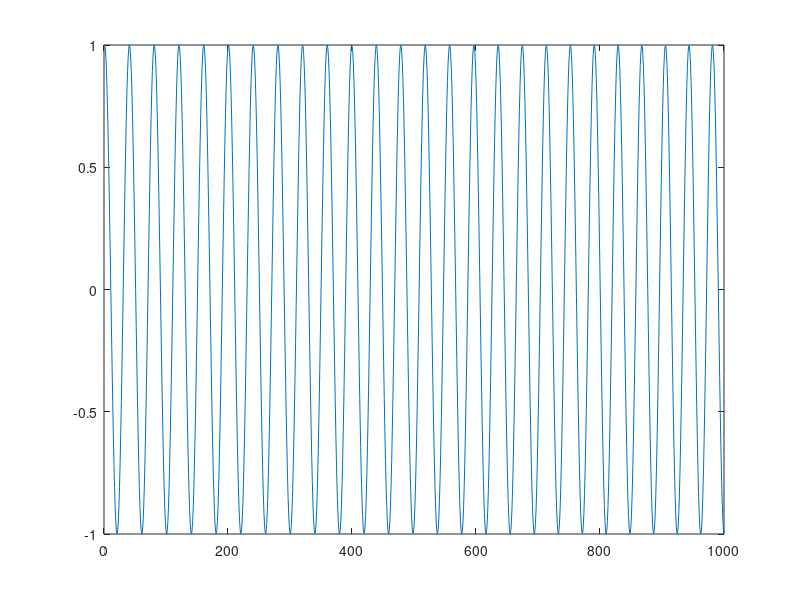

The MATLAB source for this figure: (Note: this script raises an error after producing the figure.)
close all;
clear all;

Fs = 8000;
t = 0.0:1/Fs:2 %gets 2 seconds of the signal
x = chirp(t,200,1,1000,'q'); % start at 100Hz cross 200 Hz at t=1 ec
%when u change the 1k, to whatever value the chirp signal is also affected
% because a shirp is an increasing sin wave
figure(1)
plot(x(1:1000));
sound(x,Fs)
figure(2);
spectrogram(x,hamming(256),128,Fs,'yaxis');
title('spectrogram of chirp');
B = [1,-0.7653668, 0.99999];
A = [1, -0.722744, 0.888622];